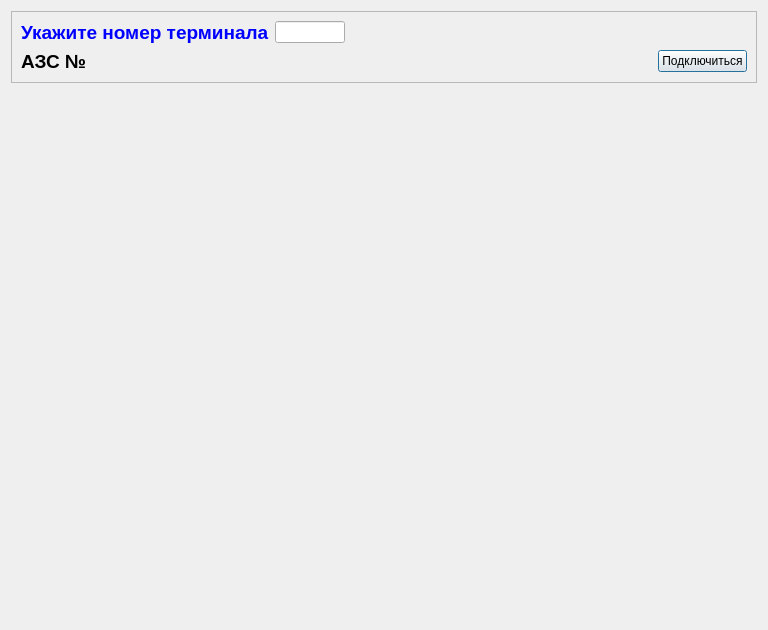
<?xml version="1.0" encoding="UTF-8"?>
<ui version="4.0">
 <class>LostChekerDialog</class>
 <widget class="QDialog" name="LostChekerDialog">
  <property name="geometry">
   <rect>
    <x>0</x>
    <y>0</y>
    <width>768</width>
    <height>630</height>
   </rect>
  </property>
  <property name="windowTitle">
   <string>Dialog</string>
  </property>
  <layout class="QGridLayout" name="gridLayout_2">
   <item row="0" column="0">
    <widget class="QFrame" name="frame">
     <property name="frameShape">
      <enum>QFrame::StyledPanel</enum>
     </property>
     <property name="frameShadow">
      <enum>QFrame::Raised</enum>
     </property>
     <layout class="QGridLayout" name="gridLayout">
      <item row="0" column="0">
       <widget class="QLabel" name="label">
        <property name="font">
         <font>
          <pointsize>14</pointsize>
          <weight>75</weight>
          <bold>true</bold>
         </font>
        </property>
        <property name="styleSheet">
         <string notr="true">color: rgb(0, 0, 255);</string>
        </property>
        <property name="text">
         <string>Укажите номер терминала</string>
        </property>
       </widget>
      </item>
      <item row="0" column="1">
       <widget class="QLineEdit" name="lineEditTerminal">
        <property name="sizePolicy">
         <sizepolicy hsizetype="Expanding" vsizetype="Fixed">
          <horstretch>0</horstretch>
          <verstretch>0</verstretch>
         </sizepolicy>
        </property>
        <property name="maximumSize">
         <size>
          <width>70</width>
          <height>16777215</height>
         </size>
        </property>
       </widget>
      </item>
      <item row="0" column="2">
       <spacer name="horizontalSpacer">
        <property name="orientation">
         <enum>Qt::Horizontal</enum>
        </property>
        <property name="sizeHint" stdset="0">
         <size>
          <width>40</width>
          <height>20</height>
         </size>
        </property>
       </spacer>
      </item>
      <item row="1" column="0" colspan="3">
       <layout class="QHBoxLayout" name="horizontalLayout">
        <item>
         <widget class="QLabel" name="labelAZS">
          <property name="font">
           <font>
            <pointsize>14</pointsize>
            <weight>75</weight>
            <bold>true</bold>
           </font>
          </property>
          <property name="text">
           <string>АЗС №</string>
          </property>
          <property name="wordWrap">
           <bool>false</bool>
          </property>
         </widget>
        </item>
        <item>
         <spacer name="horizontalSpacer_2">
          <property name="orientation">
           <enum>Qt::Horizontal</enum>
          </property>
          <property name="sizeHint" stdset="0">
           <size>
            <width>40</width>
            <height>20</height>
           </size>
          </property>
         </spacer>
        </item>
        <item>
         <widget class="QPushButton" name="pushButtonConnect">
          <property name="text">
           <string>Подключиться</string>
          </property>
          <property name="icon">
           <iconset resource="res.qrc">
            <normaloff>:/res/icon/connect.png</normaloff>:/res/icon/connect.png</iconset>
          </property>
          <property name="iconSize">
           <size>
            <width>32</width>
            <height>32</height>
           </size>
          </property>
         </widget>
        </item>
       </layout>
      </item>
     </layout>
    </widget>
   </item>
   <item row="1" column="0">
    <spacer name="verticalSpacer">
     <property name="orientation">
      <enum>Qt::Vertical</enum>
     </property>
     <property name="sizeHint" stdset="0">
      <size>
       <width>20</width>
       <height>40</height>
      </size>
     </property>
    </spacer>
   </item>
  </layout>
 </widget>
 <resources>
  <include location="res.qrc"/>
 </resources>
 <connections/>
</ui>
